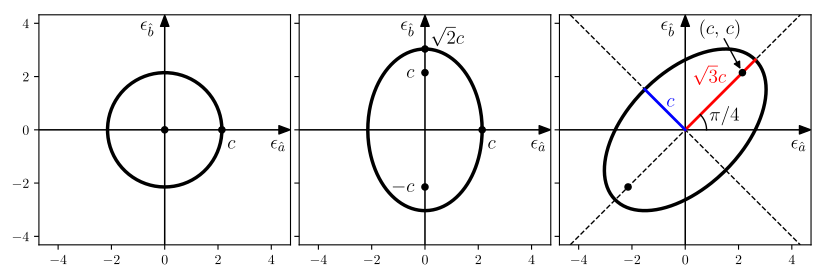

Generate this figure with Python:
import matplotlib.pyplot as plt
import numpy as np
import matplotlib.colors as colors
import math

from matplotlib import cm
from matplotlib import rc
from matplotlib import rcParams

__author__ = 'ernesto'

# if use latex or mathtext
rc('text', usetex=True)
rcParams['text.latex.preamble'] = [r"\usepackage{amsmath}"]

# auxiliar function for plot ticks of equal length in x and y axis despite its scales.
def convert_display_to_data_coordinates(transData, length=10):
    # create a transform which will take from display to data coordinates
    inv = transData.inverted()
    # transform from display coordinates to data coordinates in x axis
    data_coords = inv.transform([(0, 0), (length, 0)])
    # get the length of the segment in data units
    yticks_len = data_coords[1, 0] - data_coords[0, 0]
    # transform from display coordinates to data coordinates in y axis
    data_coords = inv.transform([(0, 0), (0, length)])
    # get the length of the segment in data units
    xticks_len = data_coords[1, 1] - data_coords[0, 1]
    return xticks_len, yticks_len


#####################################
# PARAMETERS - This can be modified #
#####################################

# parámetros

# probabilidad
P = 0.9
c = math.sqrt(2 * math.log(1 / (1 - 0.9)))

print(c)
print(c**2)

# parametros de las elipses calculados de forma teorica
# elipse 1
a1 = c
b1 = c
# elipse 2
a2 = c
b2 = math.sqrt(2) * c
# elipse 3
a3 = math.sqrt(3) * c
b3 = c
theta3 = math.pi / 4

#####################
# END OF PARAMETERS #
#####################

t = np.linspace(0, 2 * math.pi, 300)

# ecuaciones paramétricas de las elipses

# elipse 1
x1 = a1 * np.cos(t)
y1 = b1 * np.sin(t)

# elipse 2
x2 = a2 * np.cos(t)
y2 = b2 * np.sin(t)

# elipse 3
x3 = a3 * np.cos(t) * np.cos(theta3) - b3 * np.sin(t) * np.sin(theta3)
y3 = a3 * np.cos(t) * np.sin(theta3) + b3 * np.sin(t) * np.cos(theta3)

# axis parameters
xmax_ax = 2.2 * c
xmin_ax = -xmax_ax
ymax_ax = 2.2 * c
ymin_ax = -ymax_ax

# length of the ticks for all subplot (6 pixels)
display_length = 6  # in pixels
# x ticks labels margin
xtm = -0.7
ytm = -0.4
# font size
fontsize = 14
# markersize
ms = 9
# colors from coolwarm
cNorm = colors.Normalize(vmin=0, vmax=1)
scalarMap = cm.ScalarMappable(norm=cNorm, cmap=cm.coolwarm)
col10 = scalarMap.to_rgba(0.1)
col20 = scalarMap.to_rgba(1)


f = plt.figure(0, figsize=(10, 3), frameon=False)
ax = plt.subplot2grid((1, 15), (0, 0), rowspan=1, colspan=5)

plt.axis('equal')
plt.xlim(xmin_ax, xmax_ax)
plt.ylim(ymin_ax, ymax_ax)

f.canvas.draw()
ymin_ax, ymax_ax = ax.get_ylim()
xmin_ax, xmax_ax = ax.get_xlim()

# axis arrows
plt.annotate("", xytext=(xmin_ax, 0), xycoords='data', xy=(xmax_ax, 0), textcoords='data',
             arrowprops=dict(width=0.1, headwidth=6, headlength=8, facecolor='black', shrink=0.002), zorder=-1)
plt.annotate("", xytext=(0, ymin_ax), xycoords='data', xy=(0, ymax_ax), textcoords='data',
             arrowprops=dict(width=0.1, headwidth=6, headlength=8, facecolor='black', shrink=0.002), zorder=-1)


# elipse 1
plt.plot(x1, y1, 'k-', lw=2.5)

# focos
plt.plot(0, 0, 'k.', markersize=ms)

# otros puntos
plt.plot(c, 0, 'k.', markersize=ms)

# labels
plt.text(xmax_ax-0.2, -0.8, '$\epsilon_{\hat{a}}$', fontsize=fontsize, ha='right', va='baseline')
plt.text(ytm, ymax_ax-0.3, '$\epsilon_{\hat{b}}$', fontsize=fontsize, ha='right', va='top')
plt.text(c+0.2, xtm, '$c$', fontsize=fontsize, ha='left', va='baseline')


##########################
ax = plt.subplot2grid((1, 15), (0, 5), rowspan=1, colspan=5)

plt.xlim(xmin_ax, xmax_ax)
plt.ylim(ymin_ax, ymax_ax)

# axis arrows
plt.annotate("", xytext=(xmin_ax, 0), xycoords='data', xy=(xmax_ax, 0), textcoords='data',
             arrowprops=dict(width=0.1, headwidth=6, headlength=8, facecolor='black', shrink=0.002), zorder=-1)
plt.annotate("", xytext=(0, ymin_ax), xycoords='data', xy=(0, ymax_ax), textcoords='data',
             arrowprops=dict(width=0.1, headwidth=6, headlength=8, facecolor='black', shrink=0.002), zorder=-1)

# elipse 2
plt.plot(x2, y2, 'k-', lw=2.5)

# focos
plt.plot(0, c, 'k.', markersize=ms)
plt.plot(0, -c, 'k.', markersize=ms)

# otros puntos
plt.plot(c, 0, 'k.', markersize=ms)
plt.plot(0, math.sqrt(2) * c, 'k.', markersize=ms)


# labels
plt.text(xmax_ax-0.2, -0.8, '$\epsilon_{\hat{a}}$', fontsize=fontsize, ha='right', va='baseline')
plt.text(ytm, ymax_ax-0.3, '$\epsilon_{\hat{b}}$', fontsize=fontsize, ha='right', va='top')
plt.text(ytm, c, '$c$', fontsize=fontsize, ha='right', va='center')
plt.text(ytm, -c, '$-c$', fontsize=fontsize, ha='right', va='center')
plt.text(c+0.2, xtm, '$c$', fontsize=fontsize, ha='left', va='baseline')
plt.text(0.2, math.sqrt(2) * c + 0.2, '$\sqrt{2}c$', fontsize=fontsize, ha='left', va='baseline')

ax.set_yticklabels([])

#################
ax = plt.subplot2grid((1, 15), (0, 10), rowspan=1, colspan=5)

plt.xlim(xmin_ax, xmax_ax)
plt.ylim(ymin_ax, ymax_ax)

# axis arrows
plt.annotate("", xytext=(xmin_ax, 0), xycoords='data', xy=(xmax_ax, 0), textcoords='data',
             arrowprops=dict(width=0.1, headwidth=6, headlength=8, facecolor='black', shrink=0.002), zorder=-1)
plt.annotate("", xytext=(0, ymin_ax), xycoords='data', xy=(0, ymax_ax), textcoords='data',
             arrowprops=dict(width=0.1, headwidth=6, headlength=8, facecolor='black', shrink=0.002), zorder=-1)

# elipse 3
plt.plot(x3, y3, 'k-', lw=2.5)

# eje
plt.plot([ymin_ax, ymax_ax], [ymin_ax, ymax_ax], 'k--', lw=1)
plt.plot([ymin_ax, ymax_ax], [ymax_ax, ymin_ax], 'k--', lw=1)

# focos
plt.plot(math.sqrt(2) * c * np.cos(theta3), math.sqrt(2) * c * np.sin(theta3), 'k.', markersize=ms, zorder=3)
plt.plot(-math.sqrt(2) * c * np.cos(theta3), -math.sqrt(2) * c * np.sin(theta3), 'k.', markersize=ms)

# semi-ejes
plt.plot([0, np.sqrt(3) * c * np.cos(theta3)], [0, np.sqrt(3) * c * np.sin(theta3)], 'r-', lw=2, zorder=2)
plt.plot([0, -c * np.cos(theta3)], [0, c * np.sin(theta3)], 'b-', lw=2, zorder=2)

# angle
t1 = np.linspace(0, theta3, 30)
lt = 0.8
xt = lt * np.cos(t1)
yt = lt * np.sin(t1)
plt.plot(xt, yt, 'k', lw=1)

# labels
plt.text(xmax_ax-0.2, -0.8, '$\epsilon_{\hat{a}}$', fontsize=fontsize, ha='right', va='baseline')
plt.text(ytm, ymax_ax-0.3, '$\epsilon_{\hat{b}}$', fontsize=fontsize, ha='right', va='top')
plt.text(lt+0.1, 0.35, '$\pi/4$', fontsize=fontsize, ha='left', va='baseline')
plt.text(0.9, 2, '$\sqrt{3}c$', color='r', fontsize=fontsize, ha='center', va='center')
plt.text(-c*np.cos(theta3)/2+0.2, c * np.sin(theta3)/2+0.3, '$c$', color='b',
         fontsize=fontsize, ha='center', va='center')

plt.annotate(r'$(c,\,c)$', xytext=(0.5, 3.6), xycoords='data', xy=(c, c),
             textcoords='data', color='k', fontsize=fontsize, va="baseline", ha="left",
             arrowprops=dict(arrowstyle="-|>, head_width=0.15, head_length=0.3", color='k', relpos=(0.6, 0),
                             patchA=None, patchB=None, shrinkA=0, shrinkB=3))


ax.set_yticklabels([])

# plt.axis('off')



# save as pdf image
plt.savefig('problem_11_14.pdf', bbox_inches='tight')

plt.show()
